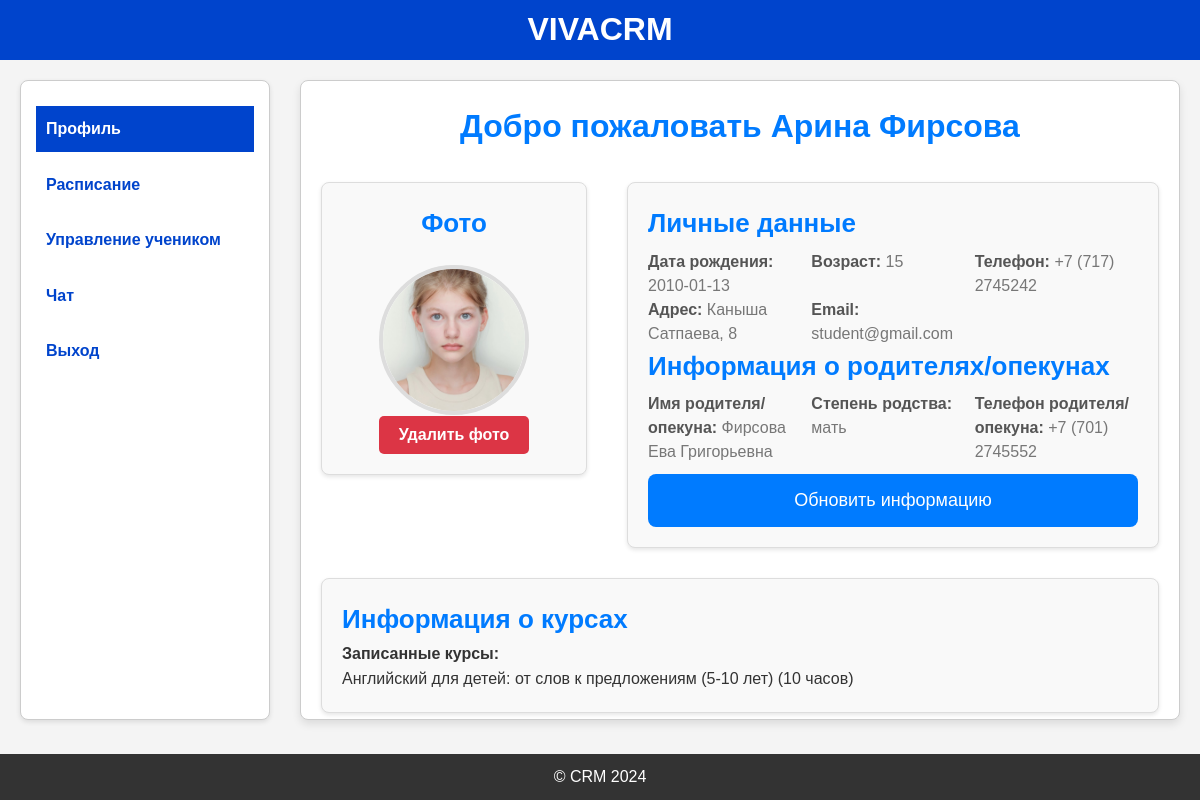
Screenshot of /student/2 (signed in) with the database file from the repository.
### models.py (models this page shows, shortened)
class Student(db.Model):
    id = db.Column(db.Integer, primary_key=True)
    student_id = db.Column(db.Integer, db.ForeignKey('users.id'))
    surname = db.Column(db.String(50), nullable=False)
    first_name = db.Column(db.String(50), nullable=False)
    patronymic = db.Column(db.String(50), nullable=True)
    birth_date = db.Column(db.Date, nullable=False)
    phone = db.Column(db.String(20), nullable=False)
    address = db.Column(db.String(255), nullable=False)
    client_name = db.Column(db.String(255), nullable=True)
    client_relation = db.Column(db.String(100), nullable=True)
    client_phone = db.Column(db.String(20), nullable=True)
    user = db.relationship('Users', backref='student', uselist=False)

class Users(db.Model, UserMixin):
    id = db.Column(db.Integer, primary_key=True)
    email = db.Column(db.String(120), nullable=False, unique=True)
    role = db.Column(db.String(20), nullable=False)
    password_hash = db.Column(db.String(128), nullable=False)
    registration_date = db.Column(db.DateTime, default=datetime.now)
    photo = db.Column(db.String(120), nullable=True)

class Course(db.Model):
    id = db.Column(db.Integer, primary_key=True)
    course_name = db.Column(db.String(100), nullable=False)
    academic_hours = db.Column(db.Integer, nullable=False)
    price = db.Column(db.Integer, nullable=False)
    students = db.relationship('ManageStudent', back_populates='course')

### app.py (the view)
@app.route('/student/<int:id>', methods=['GET'])
@login_required
@role_required('Студент')
def student_dashboard(id):
    print(f"ID из URL: {id}")
    form = RegisterStudentForm()
    student = Student.query.filter_by(student_id=id).first()
    courses = Course.query.join(ManageStudent).filter(ManageStudent.student_id == id).distinct().all()
    if not student:
        print(f"ID из URL: {id}, ID студента: {student}")
        flash('Студент не найден!', 'danger')
        return redirect(url_for('login'))
    user = Users.query.get_or_404(student.student_id)
    age = calculate_age(student.birth_date)
    if form.photo.data:
        photo = form.photo.data
        filename = secure_filename(photo.filename)
        photo_path = os.path.join(current_app.config['UPLOAD_FOLDER'], filename)
        photo.save(photo_path)
        user.photo = filename
    else:
        if not user.photo:
            user.photo = 'default.png'
    print(f"Передача student в шаблон: {student}")
    return render_template(
        'student_dashboard.html',
        student=student,
        user=user,
        age=age,
        courses=courses,
        form=form
    )

### app.py (called while the page is built)
@login_manager.user_loader
def load_user(user_id):
    return Users.query.get(int(user_id))

def calculate_age(birth_date):
    today = datetime.today()
    return today.year - birth_date.year - ((today.month, today.day) < (birth_date.month, birth_date.day))

def role_required(*roles):
    def decorator(f):
        @wraps(f)
        def wrapped(*args, **kwargs):
            if not current_user.is_authenticated or current_user.role not in roles:
                flash('Недостаточно прав доступа', 'danger')
                return redirect(url_for('login'))
            return f(*args, **kwargs)
        return wrapped
    return decorator

### templates/student_dashboard.html (shortened to what this page needs)
{% extends "base_student.html" %}
{% block content %}
<section class="profile-container">
    <div class="profile-header">
        <h2>Добро пожаловать {{ student.first_name }} {{ student.surname }}</h2>
    </div>
    <div class="profile-body">
        <div class="profile-photo-section">
            <h3>Фото</h3>
            <div class="profile-photo-container">
                <div id="photo-clickable-container" class="photo-clickable-container">
                    {% if student.user.photo %}
                        <img src="{{ url_for('static', filename='uploads/' + student.user.photo) }}" alt="Фото студента" class="profile-photo" id="current-photo">
                    {% else %}
                        <img src="{{ url_for('static', filename='uploads/default.png') }}" alt="Фото студента" class="profile-photo" id="current-photo">
                    {% endif %}
                </div>
            </div>
            {% if student.user.photo %}
                <form method="POST" action="{{ url_for('delete_photo', id=user.id) }}" class="delete-photo-form">
                    <button type="submit" class="btn btn-danger">Удалить фото</button>
                </form>
            {% endif %}
        </div>
        <div class="profile-details">
            <h3>Личные данные</h3>
            <div class="profile-info">
                <div class="profile-item">
                    <strong>Дата рождения:</strong> <span>{{ student.birth_date }}</span>
                </div>
                <div class="profile-item">
                    <strong>Возраст:</strong> <span>{{ age }}</span>
                </div>
                <div class="profile-item">
                    <strong>Телефон:</strong> <span>{{ student.phone or "Не указано" }}</span>
                </div>
                <div class="profile-item">
                    <strong>Адрес:</strong> <span>{{ student.address or "Не указано" }}</span>
                </div>
                <div class="profile-item">
                    <strong>Email:</strong> <span>{{ student.user.email }}</span>
                </div>
            </div>
            <h3>Информация о родителях/опекунах</h3>
            <div class="profile-info">
                <div class="profile-item">
                    <strong>Имя родителя/опекуна:</strong> <span>{{ student.client_name or "Не указано" }}</span>
                </div>
                <div class="profile-item">
                    <strong>Степень родства:</strong> <span>{{ student.client_relation or "Не указано" }}</span>
                </div>
                <div class="profile-item">
                    <strong>Телефон родителя/опекуна:</strong> <span>{{ student.client_phone or "Не указано" }}</span>
                </div>
            </div>
            <a href="{{ url_for('update_student', id=student.student_id) }}" class="btn btn-update">Обновить информацию</a>
        </div>
    </div>
    <div class="profile-office">
        <h3>Информация о курсах</h3>
        <div class="course-container">
            <strong>Записанные курсы:</strong>
            <div class="course-list">
                {% for course in courses %}
                    <span class="course-item">{{ course.course_name }} ({{ course.academic_hours }} часов)</span>
                {% else %}
                    <span class="course-item">Не записан</span>
                {% endfor %}
            </div>
        </div>
    </div>
</section>
{% endblock %}

### templates/base_student.html (shortened to what this page needs)
<!DOCTYPE html>
<html lang="ru">
<head>
    <link rel="stylesheet" href="https://cdnjs.cloudflare.com/ajax/libs/font-awesome/5.15.4/css/all.min.css">
    <link rel="stylesheet" href="{{ url_for('static', filename='styles/base_administrator.css') }}">
    <link rel="stylesheet" href="{{ url_for('static', filename='styles/student_dasboard.css') }}">
    <link rel="stylesheet" href="{{ url_for('static', filename='styles/update_student.css') }}">
    <link rel="stylesheet" href="{{ url_for('static', filename='styles/management.css') }}">
</head>
<body>
    <header>
        <h1 class="header-title">VIVACRM</h1>
    </header>
    <div class="container">
        <aside>
            <ul>
              <li><a href="{{ url_for('student_dashboard', id=student.student_id) }}" class="nav-link {% if request.endpoint == 'student_dashboard' %}active{% endif %}">Профиль</a></li>
              <li><a href="{{ url_for('schedule_management') }}" class="nav-link {% if request.endpoint == 'schedule_management' %}active{% endif %}">Расписание</a></li>
              <li><a href="{{ url_for('management') }}" class="nav-link {% if request.endpoint == 'management' %}active{% endif %}">Управление учеником</a></li>
              <li><a href="{{ url_for('chat') }}" class="nav-link {% if request.endpoint == 'chat' %}active{% endif %}">Чат</a></li>
              <li><a href="{{ url_for('logout') }}" class="nav-link {% if request.endpoint == 'logout' %}active{% endif %}">Выход</a></li>
            </ul>
        </aside>
        <main>
            {% block content %}
            {% endblock %}
        </main>
    </div>
    <footer>
        <p>&copy; CRM 2024</p>
    </footer>
</body>
</html>

### static/styles/base_administrator.css (style rules this page uses)
* { margin: 0; padding: 0; box-sizing: border-box; }
html, body { height: 100%; display: flex; flex-direction: column; }
body { font-family: Arial, sans-serif; line-height: 1.6; background-color: #f4f4f4; color: #333; }
header { display: flex; justify-content: center; align-items: center; background-color: #0044cc; padding: 20px; text-align: center; color: white; height: 60px; }
.header-title { font-size: 2.0em; font-weight: bold; text-align: center; }
footer { text-align: center; padding: 10px; background-color: #333; color: white; margin-top: auto; height: 60px; }
.container { display: flex; justify-content: space-between; padding: 20px; }
aside { width: 250px; background-color: #ffffff; border: 1px solid #ccc; border-radius: 8px; box-shadow: 0 4px 8px rgba(0, 0, 0, 0.1); padding: 15px; height: calc(100vh - 160px); }
aside { width: 250px; background-color: #ffffff; border-radius: 8px; box-shadow: 0 2px 5px rgba(0, 0, 0, 0.1); padding: 15px; }
aside ul { list-style-type: none; }
aside li { margin: 10px 0; }
aside a { text-decoration: none; color: #0044cc; font-weight: bold; padding: 10px; display: block; transition: all 0.3s ease; }
aside a.active { background-color: #0044cc; color: white; }
main { flex: 1; padding-left: 30px; }
.btn { background-color: #0044cc; color: white; padding: 10px 20px; border: none; border-radius: 5px; cursor: pointer; font-size: 1.1em; transition: background-color 0.3s ease; }
.btn-edit, .btn-danger { padding: 5px 10px; text-decoration: none; border-radius: 4px; transition: all 0.3s ease; font-weight: bold; }
.btn-danger { color: #d9534f; border: 1px solid #d9534f; background-color: white; }

### static/styles/student_dasboard.css (style rules this page uses)
.profile-container { width: 100%; height: 80%; margin: 0px auto; padding: 20px; background: #ffffff; border: 1px solid #ccc; border-radius: 8px; box-shadow: 0 4px 8px rgba(0, 0, 0, 0.1); min-height: calc(100vh - 160px); }
.profile-header { text-align: center; margin-bottom: 30px; }
.profile-header h2 { font-size: 32px; color: #007bff; font-weight: bold; margin-bottom: 10px; }
.profile-body { display: grid; grid-template-columns: 1fr 2fr; gap: 40px; align-items: flex-start; }
.profile-photo-section { text-align: center; display: flex; justify-content: center; flex-direction: column; align-items: center; }
.profile-photo-section h3 { font-size: 26px; color: #007bff; margin-bottom: 20px; font-weight: bold; }
.profile-photo-container { display: flex; justify-content: center; align-items: center; margin-bottom: 49px; }
.photo-clickable-container { width: 150px; height: 150px; border-radius: 50%; overflow: hidden; display: inline-block; cursor: pointer; border: 4px solid #ddd; transition: border 0.3s ease-in-out; }
.profile-photo { width: 100%; height: 100%; object-fit: cover; }
.delete-photo-form { margin-top: -58px; }
.delete-photo-form button { background-color: #dc3545; border: none; padding: 10px 20px; color: white; cursor: pointer; border-radius: 5px; font-size: 16px; transition: background-color 0.3s; }
.profile-details { display: flex; flex-direction: column; justify-content: flex-start; }
.profile-details h3 { font-size: 26px; color: #007bff; font-weight: bold; }
.profile-info { display: grid; grid-template-columns: 1fr 1fr 1fr; margin-top: 5px; }
.profile-item { font-size: 16px; line-height: 1.5; }
.profile-item strong { font-weight: bold; color: #555; }
.profile-item span { color: #777; }
.profile-office { width: 100%; padding: 20px; background: #f9f9f9; border: 1px solid #ddd; border-radius: 8px; box-shadow: 0 2px 4px rgba(0, 0, 0, 0.1); }
.profile-office h3 { font-size: 26px; color: #007bff; }
.profile-photo-section, .profile-details { padding: 20px; border: 1px solid #ddd; border-radius: 8px; margin-bottom: 30px; background: #f9f9f9; box-shadow: 0 2px 4px rgba(0, 0, 0, 0.1); }
.btn { padding: 12px 25px; background-color: #007bff; color: white; border: none; border-radius: 8px; font-size: 18px; cursor: pointer; text-align: center; display: inline-block; text-decoration: none; transition: background-color 0.3s; margin-top: 10px; }
.btn-update { background-color: #28a745; }
.btn { padding: 12px 25px; background-color: #007bff; color: white; border: none; border-radius: 8px; font-size: 18px; cursor: pointer; text-align: center; }

### rows the page displays
Student: first_name "Арина", surname "Фирсова", birth_date "2010-01-13", phone "+7 (717) 2745242", address "Каныша Сатпаева, 8", client_name "Фирсова Ева Григорьевна", client_relation "мать", client_phone "+7 (701) 2745552"
Users: photo (picture), user.email "student@gmail.com"
Course: course_name "Английский для детей: от слов к предложениям (5-10 лет)", academic_hours "10"

### other values shown
{{ age }} "15"
